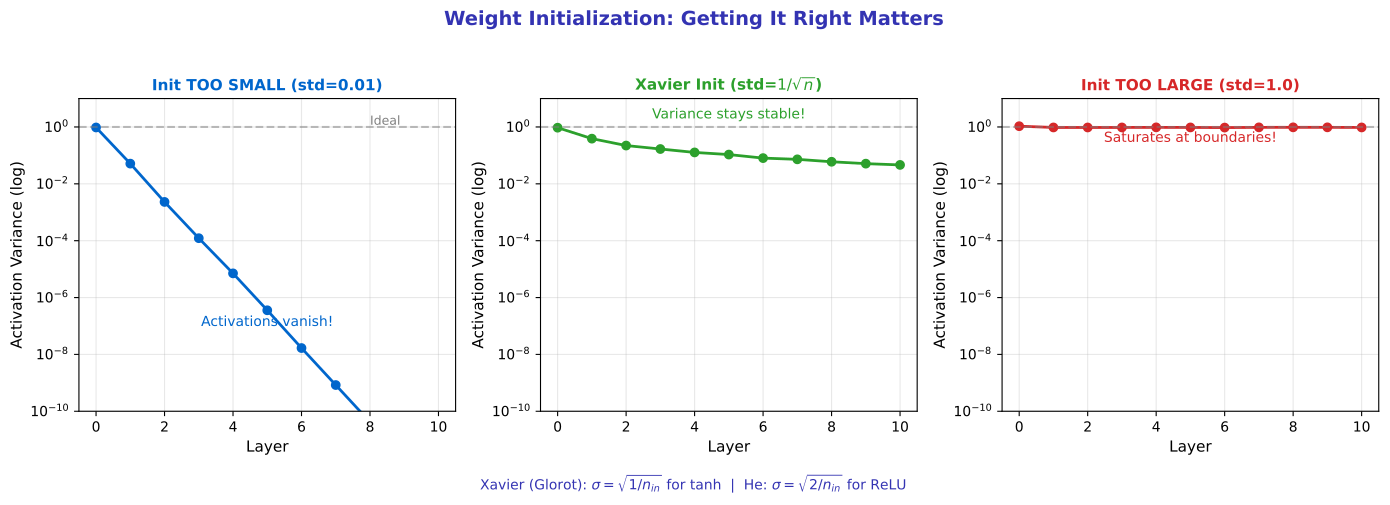

Reproduce this figure in Python.
"""
Weight Initialization Effects
Module 3: Training Neural Networks
"""

import matplotlib.pyplot as plt
import numpy as np

CHART_METADATA = {
    'title': 'Weight Initialization Effects',
    'url': 'https://github.com/QuantLet/neural-networks-introduction/tree/main/weight_initialization_effects'
}

# Colors
mlpurple = '#3333B2'
mlblue = '#0066CC'
mlorange = '#FF7F0E'
mlgreen = '#2CA02C'
mlred = '#D62728'
mlgray = '#7F7F7F'

fig, axes = plt.subplots(1, 3, figsize=(14, 5))

np.random.seed(42)

# ==================== LEFT: Too Small ====================
ax = axes[0]

# Simulate activations through layers with small init
n_layers = 10
n_neurons = 500

activations = np.random.randn(n_neurons)
variance_history = [np.var(activations)]

for _ in range(n_layers):
    W = np.random.randn(n_neurons, n_neurons) * 0.01  # Too small
    activations = np.tanh(W @ activations)
    variance_history.append(np.var(activations))

ax.semilogy(range(n_layers + 1), variance_history, 'o-', color=mlblue, linewidth=2, markersize=6)
ax.axhline(y=1, color=mlgray, linestyle='--', alpha=0.5)
ax.text(8, 1.2, 'Ideal', fontsize=9, color=mlgray)

ax.set_xlabel('Layer', fontsize=11)
ax.set_ylabel('Activation Variance (log)', fontsize=11)
ax.set_title('Init TOO SMALL (std=0.01)', fontsize=11, fontweight='bold', color=mlblue)
ax.grid(True, alpha=0.3)
ax.set_xlim(-0.5, 10.5)
ax.set_ylim(1e-10, 10)

ax.text(5, 1e-7, 'Activations vanish!', fontsize=10, ha='center', color=mlblue)

# ==================== MIDDLE: Just Right (Xavier) ====================
ax = axes[1]

activations = np.random.randn(n_neurons)
variance_history = [np.var(activations)]

for _ in range(n_layers):
    W = np.random.randn(n_neurons, n_neurons) * np.sqrt(1.0 / n_neurons)  # Xavier
    activations = np.tanh(W @ activations)
    variance_history.append(np.var(activations))

ax.semilogy(range(n_layers + 1), variance_history, 'o-', color=mlgreen, linewidth=2, markersize=6)
ax.axhline(y=1, color=mlgray, linestyle='--', alpha=0.5)

ax.set_xlabel('Layer', fontsize=11)
ax.set_ylabel('Activation Variance (log)', fontsize=11)
ax.set_title('Xavier Init (std=$1/\\sqrt{n}$)', fontsize=11, fontweight='bold', color=mlgreen)
ax.grid(True, alpha=0.3)
ax.set_xlim(-0.5, 10.5)
ax.set_ylim(1e-10, 10)

ax.text(5, 2, 'Variance stays stable!', fontsize=10, ha='center', color=mlgreen)

# ==================== RIGHT: Too Large ====================
ax = axes[2]

activations = np.random.randn(n_neurons)
variance_history = [np.var(activations)]

for _ in range(n_layers):
    W = np.random.randn(n_neurons, n_neurons) * 1.0  # Too large
    activations = np.tanh(W @ activations)
    variance_history.append(np.var(activations))

ax.semilogy(range(n_layers + 1), variance_history, 'o-', color=mlred, linewidth=2, markersize=6)
ax.axhline(y=1, color=mlgray, linestyle='--', alpha=0.5)

ax.set_xlabel('Layer', fontsize=11)
ax.set_ylabel('Activation Variance (log)', fontsize=11)
ax.set_title('Init TOO LARGE (std=1.0)', fontsize=11, fontweight='bold', color=mlred)
ax.grid(True, alpha=0.3)
ax.set_xlim(-0.5, 10.5)
ax.set_ylim(1e-10, 10)

ax.text(5, 0.3, 'Saturates at boundaries!', fontsize=10, ha='center', color=mlred)

# Summary
fig.text(0.5, 0.02,
         'Xavier (Glorot): $\\sigma = \\sqrt{1/n_{in}}$ for tanh  |  '
         'He: $\\sigma = \\sqrt{2/n_{in}}$ for ReLU',
         ha='center', fontsize=10, color=mlpurple)

fig.suptitle('Weight Initialization: Getting It Right Matters',
             fontsize=14, fontweight='bold', color=mlpurple, y=0.98)

plt.tight_layout(rect=[0, 0.06, 1, 0.95])
plt.savefig('weight_initialization_effects.pdf', format='pdf', bbox_inches='tight', dpi=300)
plt.savefig('weight_initialization_effects.png', format='png', bbox_inches='tight', dpi=300)
plt.close()

print("Generated: weight_initialization_effects.pdf")
